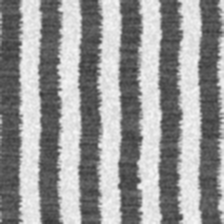
#> input picture backend/png_files/sem4.png, 224 x 224 px, found by its file name
$ python locate_sem.py
#> lines starting #> are read from the running program, lines starting #| are printed output that depends on the picture; after the words box and inside, x2 and y2 are one past the last pixel; in counts of white or black regions, pixels touching at a corner belong together
### backend/identify_category.py
import cv2
import numpy as np
from skimage.metrics import structural_similarity as ssim


def compare_images( img_path):
#> called with img_path = 'D:\\Defect Detection\\png_files\\sem9.png'
    ideal_path = "/home/sbna/Documents/WaferGPT-Backend/png_files/sem4.png"  # Ideal wafer image
    # Load images as grayscale
    img1 = cv2.imread(ideal_path, cv2.IMREAD_GRAYSCALE)
#> img1 is the input picture: shape (224, 224); min 56, max 248, mean 150.9
    img2 = cv2.imread(img_path, cv2.IMREAD_GRAYSCALE)
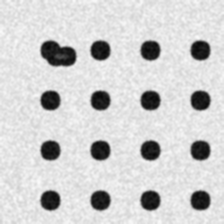
#> input picture backend/png_files/sem9.png, 224 x 224 px, found by its file name
#> img2 is the input picture: shape (224, 224); min 6, max 249, mean 206.8

    if img1 is None or img2 is None:
        print("Error loading images")
        return None

    # Resize images to the same size if needed
    img2 = cv2.resize(img2, (img1.shape[1], img1.shape[0]))

    # Compute SSIM
    score, diff = ssim(img1, img2, full=True)
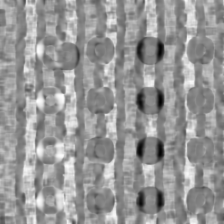
#> diff: shape (224, 224) float64; min -0.927, max 0.947, mean 0.184; drawn with min black and max white
#> score = 0.184
    diff = (diff * 255).astype("uint8")  # Convert to uint8 for visualization
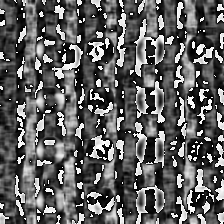
#> diff: shape (224, 224); min 0, max 255, mean 95.2

    print(f"SSIM Score: {score:.4f}")
#| SSIM Score: 0.1844

    # Display difference
    # cv2.imshow("Difference", diff)
    # cv2.waitKey(0)
    # cv2.destroyAllWindows()
    return score

# [7 lines of commented-out code are left out]

### backend/describeDefect.py
import random


# [57 lines left out: functions describe_defect_types, describe_defect_percentage, not called in this run]


def describe_defect_location(vertical: str, horizontal: str) -> str:
    if not vertical and not horizontal:
        return no_defect()
    options = [
        f"The defect is in the {vertical} {horizontal} part of the wafer.",
        f"You can find the defect in the {vertical}-{horizontal} quadrant of the wafer.",
        f"The wafer defect is located at the {vertical}-{horizontal} region.",
        f"The defect has been detected in the {vertical} {horizontal} section of the wafer."
    ]
    return random.choice(options)


# [6 lines left out: function no_defect, not called in this run]

# Categories of defects
categories = {
    "Line-Space Defects": ["Bridge", "Break", "Gap", "Corner_Rounding", "Sidewall_Roughness", "Overlay_Error"],
    "Contact Hole Defects": ["Missing", "Deformed", "Merging", "Collapse", "Undersized", "Oversized", "Repeating"]
}

# [23 lines left out: functions describe_sem_defect_types, get_defect_category, not called in this run]

### backend/locate_sem.py
import cv2,os,uuid
import numpy as np
from describeDefect import describe_defect_location
from identify_category import compare_images
from locate_line import locate_sem_line_defect

def locate_sem_defect(defect_path):

    if compare_images(defect_path) > 0.2:
        return locate_sem_line_defect(defect_path)
    else:

        # Load images
        ideal_path = "/home/sbna/Documents/WaferGPT-Backend/png_files/sem1.png"  # Ideal wafer image

        ideal = cv2.imread(ideal_path, cv2.IMREAD_GRAYSCALE)
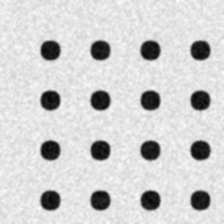
#> input picture backend/png_files/sem1.png, 224 x 224 px, found by its file name
#> ideal is the input picture: shape (224, 224); min 6, max 250, mean 208.3
        defect = cv2.imread(defect_path, cv2.IMREAD_GRAYSCALE)

        # Ensure same size
        if ideal.shape != defect.shape:
            defect = cv2.resize(defect, (ideal.shape[1], ideal.shape[0]))

        # Compute absolute difference
        diff = cv2.absdiff(ideal, defect)
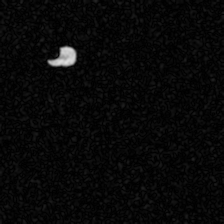
#> diff: shape (224, 224); min 0, max 222, mean 8.2

        # Threshold to highlight differences
        _, thresh = cv2.threshold(diff, 30, 255, cv2.THRESH_BINARY)
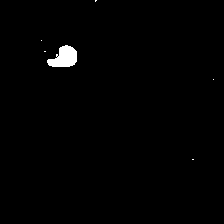
#> thresh: shape (224, 224); 0.9% white; 6 white regions (5 under 20 px), largest, box (x1, y1, x2, y2) and area: (47, 45, 77, 67) 443

        # Remove noise using morphological operations
        kernel = np.ones((3, 3), np.uint8)
        thresh = cv2.morphologyEx(thresh, cv2.MORPH_OPEN, kernel, iterations=2)
#> thresh: shape (224, 224); 0.86% white; 1 white region

        # Find contours (defects only)
        contours, _ = cv2.findContours(thresh, cv2.RETR_EXTERNAL, cv2.CHAIN_APPROX_SIMPLE)
#> contours = 1 contour; box (x1, y1, x2, y2) and area: (48, 46, 77, 67) 392

        # Get image dimensions
        h, w = defect.shape
#> h = 224; w = 224

        # Determine defect locations
        detected_regions = []
        for contour in contours:
            x, y, w_c, h_c = cv2.boundingRect(contour)
            cx, cy = x + w_c // 2, y + h_c // 2  # Center of defect
            # cv2.rectangle(defect, (x, y), (x + w_c, y + h_c), (0, 255, 0), 2)  # Green box
            if cy < h /3:
                detected_regions.append("Top")
            elif cy + h_c >2 * h / 3:
                detected_regions.append("Bottom")
            else:
                detected_regions.append("Middle")
            if cx < w /3:
                detected_regions.append("Left")
            elif cx + w_c >2 * w / 3:
                detected_regions.append("Right")
            else:
                detected_regions.append("Center")
#> this loop made 1 pass
#> (x, y, w_c, h_c, cx, cy) on pass 1: (48, 46, 29, 21, 62, 56)
#> after the loop, detected_regions = ['Top', 'Left']

        # Print detected defect locations
        output = cv2.cvtColor(defect, cv2.COLOR_GRAY2BGR)
        cv2.drawContours(output, contours, -1, (0, 255, 0), 2)
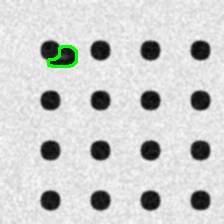
#> output: shape (224, 224, 3); 0.54% of pixels changed, all inside (x1, y1, x2, y2) = (47, 45, 78, 68)
        # cv2.imwrite("output.png", output)
        unique_filename = f"processed_{uuid.uuid4().hex}.png"
        output_path = os.path.join("/app/processed_image", unique_filename)
        cv2.imwrite(output_path, output)
        # cv2.imshow("Defect Detection", output)
        # cv2.waitKey(0)
        # cv2.destroyAllWindows()
        if not detected_regions:
            return describe_defect_location("",""),output_path
        return describe_defect_location(detected_regions[0],detected_regions[1]),output_path


if __name__ == '__main__':
    defect_path = r"D:\Defect Detection\png_files\sem9.png"  # Defective wafer image
    print(locate_sem_defect(defect_path))
